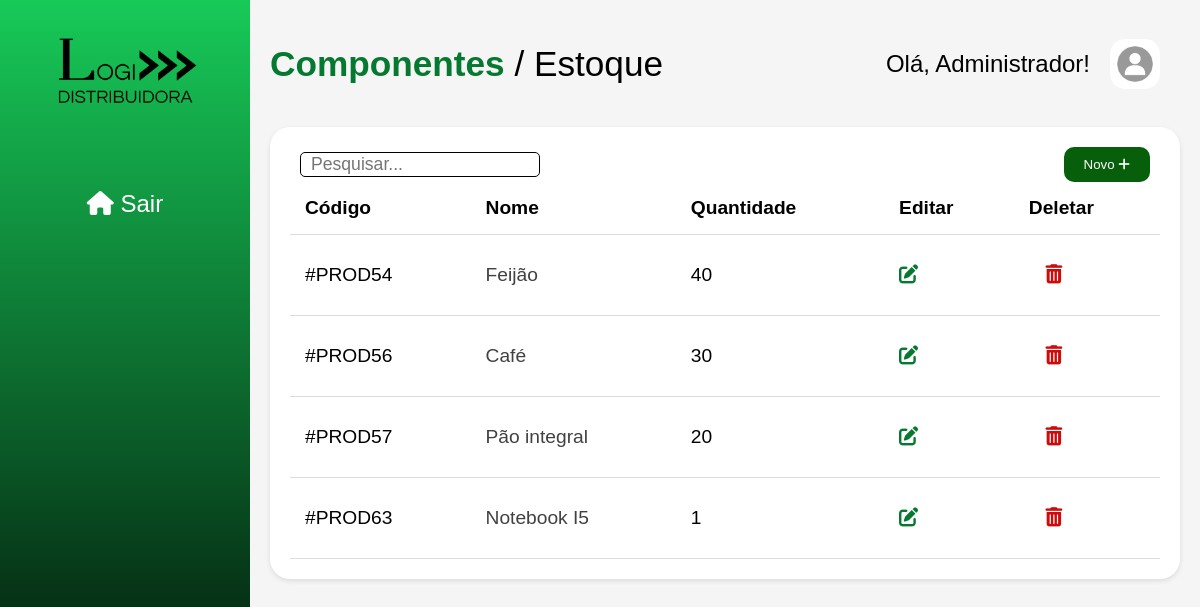
/produtos/ (signed in), run on an earlier commit of the app's database.
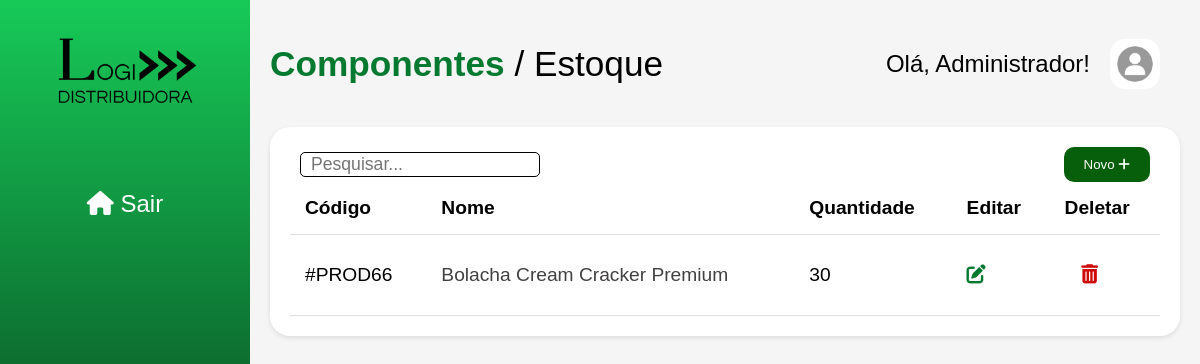
And on a later commit of the database.
### produtos/models.py (models this page shows, shortened)
class CustomUser(AbstractUser):
    ADMIN = 'admin'
    OPERADOR = 'operador'
    TIPOS_USUARIO = [
        (ADMIN, 'Administrador'),
        (OPERADOR, 'Operador'),
    ]
    tipo_usuario = models.CharField(
        max_length=50, choices=TIPOS_USUARIO, default=OPERADOR
    )
    data_nascimento = models.DateField(null=True, blank=True)

class Produto (models.Model):
    nome = models.CharField(max_length=100)
    descricao = models.TextField(blank=True, null=True)
    preco = models.DecimalField(max_digits=10, decimal_places=2, default=0.00)
    quantidade = models.IntegerField()
    data_cadastro = models.DateField(default=timezone.now)

### estoque/views.py (the view)
# urls.py: path('produtos/', views.pagina_inicial, name='pagina_inicial'),  # Certifique-se de que você está incluindo as URLs do app 'produtos'
@login_required
def pagina_inicial(request):
    produtos = Produto.objects.all()
    return render(request, 'estoque/pagina_inicial.html', {'produtos': produtos})

### templates/estoque/pagina_inicial.html (shortened to what this page needs)
{% load static %}
<!DOCTYPE html>
<html>
<head>
  <link rel="stylesheet" href="https://cdnjs.cloudflare.com/ajax/libs/font-awesome/6.0.0/css/all.min.css" />
  <link rel="stylesheet" href="{% static 'css/main_page.css' %}">
</head>
<body>
  <div class="container">
    <aside class="sidebar">
      <div class="logo">
        <img src="{% static 'img/logo_oficial.png' %}" alt="Logo">
      </div>
      <ul class="menu">
        <li><a href="{% url 'login' %}"><i class="fas fa-home"></i> Sair</a></li>
      </ul>
    </aside>
    <main class="content">
      <header>
        <h1><span>Componentes </span> / Estoque</h1>
        <div class="user-info">
          <span>Olá, {{ user.first_name }}!</span>
          <img src="{% static 'img/user.jpeg' %}" alt="Foto do usuário">
        </div>
      </header>
      <section class="inventory">
        <div class="search-bar">
          <input type="text" placeholder="Pesquisar...">
          <a href="{% url 'cadastrar_produto' %}"><button class="new-item">Novo <i class="fas fa-plus"></i></button></a>
        </div>
        <table>
          <thead>
            <tr>
              <th>Código</th>
              <th>Nome</th>
              <th>Quantidade</th>
              <th>Editar</th>
              <th>Deletar</th>
            </tr>
          </thead>
          <tbody>
            <tr>
                {% for produto in produtos %}
                    <td>
                      #PROD{{ produto.id }}
                    </td>
                    <td>
                      <a href="{% url 'detalhe_produto' produto.id %}" id="edit">{{ produto.nome }}</a>
                    </td>
                    <td>
                      {{ produto.quantidade }}
                    </td>
                    <td>
                      <a href="{% url 'editar_produto' produto.id %}" class="edit">
                        <i class="fas fa-edit"></i>
                      </a>
                    </td>
                    <td>
                        <button class="delete" data-id="{{ produto.id }}">
                            <i class="fas fa-trash-alt"></i>
                        </button>
                    </td>
                    </tr>
                {% endfor %}
          </tbody>
        </table>
      </section>
    </main>
  </div>
</body>
</html>

### templates/estoque/static/css/main_page.css (style rules this page uses)
body { font-family: sans-serif; margin: 0; padding: 0; width: 100%; height: 100svh; background-color: #f5f5f5; overflow: hidden; }
.container { display: flex; }
.sidebar { width: 250px; display: flex; flex-direction: column; align-items: center; height: 100svh; background-image: linear-gradient(to bottom, #17ca58, rgb(0, 0, 0)); color: #fff; border: 0; }
.logo img { width: 150px; height: 150px; }
.menu { list-style: none; padding: 0; }
.menu li a { display: block; padding: 20px; font-size: 1.5rem; text-decoration: none; color: #fff; }
.content { flex: 1; padding: 20px; }
.content header h1 { font-size: 2.2rem; font-weight: 530; }
.content header h1 span { color: #067930; font-weight: 600; }
header { display: flex; justify-content: space-between; align-items: center; margin-bottom: 20px; }
.user-info { display: flex; align-items: center; gap: 20px; }
.user-info span { font-size: 1.5rem; }
.user-info img { width: 50px; height: 50px; border-radius: 30%; margin-right: 20px; }
.inventory { background-color: #fff; padding: 20px; border-radius: 20px; box-shadow: 0 2px 5px rgba(0, 0, 0, 0.1); max-height: 73vh; overflow: auto; display: flex; flex-direction: column; }
.search-bar { display: flex; justify-content: space-between; align-items: center; padding: 0px 10px; }
.search-bar input { font-size: 1.1rem; padding-left: 10px; border: 1px solid rgb(0, 0, 0); border-radius: 5px; outline: none; }
table { width: 100%; border-collapse: collapse; }
th, td { padding: 15px; text-align: left; border-bottom: 1px solid #ddd; font-size: 1.2rem; }
.edit, .delete { background: none; font-size: 1.2rem; width: 50px; height: 50px; cursor: pointer; }
.delete { color: rgb(207, 10, 10); border-radius: 30%; border: 0; }
.edit { color: #067930; border-radius: 30%; border: 0; }
#edit { text-decoration: none; color: #424040; }
.new-item { background-color: #085f0b; color: #fff; padding: 10px 20px; border: none; border-radius: 10px; cursor: pointer; }

What changed in the data, as far as the page shows it:
removed Produto: id "54", nome "Feijão", quantidade "40"
removed Produto: id "56", nome "Café", quantidade "30"
removed Produto: id "57", nome "Pão integral", quantidade "20"
removed Produto: id "63", nome "Notebook I5", quantidade "1"
added Produto: id "66", nome "Bolacha Cream Cracker Premium", quantidade "30"
